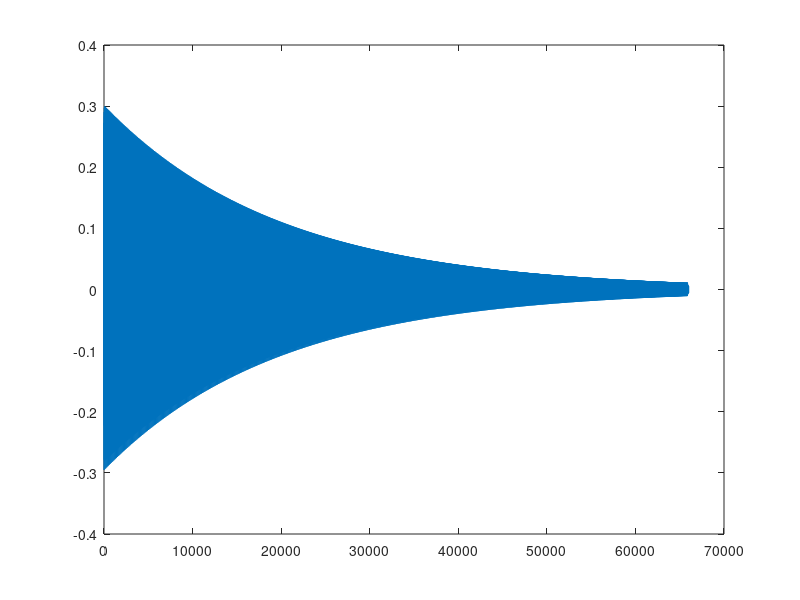

Here is the MATLAB script that generated this plot:
clc; clear all; close all;

tons = {'C3', 'D3', 'E3', 'F3', 'G3', 'A3', 'B3'};
Frequencias_Tons = {262, 294, 330, 349, 392, 440, 494};

escolha = 3;

tom = Frequencias_Tons{escolha};
Fs = tom * 100;
alpha = 0.995; %Decaimento
tempo = 2; %segundos
volume = 30; %0 para nenhum volume e 100 para volume máximo

% Calcula o tamanho do buffer em amostras
buffer_size = round(Fs / tom);

% Inicializa o buffer com valores aleatórios
buffer = rand(1, buffer_size);

% Variáveis para o loop
output = zeros(1, round(Fs * tempo));
read_index = 1;

% Loop principal
for i = 1:length(output)
    output(i) = (-1)^i*buffer(read_index);
    buffer(read_index) = ((buffer(read_index) + buffer(mod(read_index, buffer_size) + 1)) * alpha / 2);
    read_index = mod(read_index, buffer_size) + 1;
end

% Normaliza o output para estar no intervalo [-1, 1]
output = output / max(abs(output));
output = output * volume/100;

for i = 101:100:(Fs*tempo-100)
    for j = 0:100
        output(i + j) = alpha^(i/100) * output(j+1);
    end
end

% Y = fft(output, Fs);
%
% plot(abs(Y));
sound(output, Fs)

plot(output);
